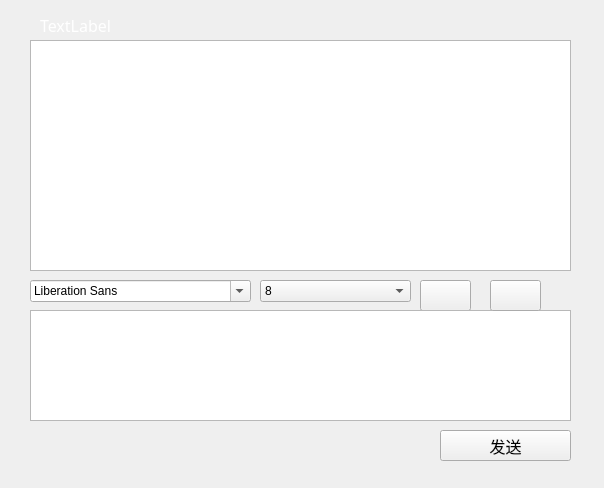
<?xml version="1.0" encoding="UTF-8"?>
<ui version="4.0">
 <class>chat</class>
 <widget class="QWidget" name="chat">
  <property name="geometry">
   <rect>
    <x>0</x>
    <y>0</y>
    <width>604</width>
    <height>488</height>
   </rect>
  </property>
  <property name="windowTitle">
   <string>Form</string>
  </property>
  <widget class="QLabel" name="friendlabel">
   <property name="geometry">
    <rect>
     <x>40</x>
     <y>10</y>
     <width>201</width>
     <height>31</height>
    </rect>
   </property>
   <property name="font">
    <font>
     <family>微软雅黑</family>
     <pointsize>12</pointsize>
    </font>
   </property>
   <property name="text">
    <string>&lt;html&gt;&lt;head/&gt;&lt;body&gt;&lt;p&gt;&lt;span style=&quot; color:#ffffff;&quot;&gt;TextLabel&lt;/span&gt;&lt;/p&gt;&lt;/body&gt;&lt;/html&gt;</string>
   </property>
  </widget>
  <widget class="QPushButton" name="sendbutton">
   <property name="geometry">
    <rect>
     <x>440</x>
     <y>430</y>
     <width>131</width>
     <height>31</height>
    </rect>
   </property>
   <property name="font">
    <font>
     <family>微软雅黑</family>
     <pointsize>12</pointsize>
    </font>
   </property>
   <property name="text">
    <string>发送</string>
   </property>
  </widget>
  <widget class="QComboBox" name="sizebox">
   <property name="geometry">
    <rect>
     <x>260</x>
     <y>280</y>
     <width>151</width>
     <height>22</height>
    </rect>
   </property>
   <item>
    <property name="text">
     <string>8</string>
    </property>
   </item>
   <item>
    <property name="text">
     <string>9</string>
    </property>
   </item>
   <item>
    <property name="text">
     <string>10</string>
    </property>
   </item>
   <item>
    <property name="text">
     <string>11</string>
    </property>
   </item>
   <item>
    <property name="text">
     <string>12</string>
    </property>
   </item>
   <item>
    <property name="text">
     <string>13</string>
    </property>
   </item>
   <item>
    <property name="text">
     <string>14</string>
    </property>
   </item>
  </widget>
  <widget class="QFontComboBox" name="fontbox">
   <property name="geometry">
    <rect>
     <x>30</x>
     <y>280</y>
     <width>221</width>
     <height>22</height>
    </rect>
   </property>
  </widget>
  <widget class="QTextBrowser" name="hismessage">
   <property name="geometry">
    <rect>
     <x>30</x>
     <y>40</y>
     <width>541</width>
     <height>231</height>
    </rect>
   </property>
  </widget>
  <widget class="QToolButton" name="colorbutton">
   <property name="geometry">
    <rect>
     <x>420</x>
     <y>280</y>
     <width>51</width>
     <height>31</height>
    </rect>
   </property>
   <property name="whatsThis">
    <string>&lt;html&gt;&lt;head/&gt;&lt;body&gt;&lt;p&gt;&lt;img src=&quot;:/image/color.png&quot;/&gt;&lt;/p&gt;&lt;/body&gt;&lt;/html&gt;</string>
   </property>
   <property name="text">
    <string/>
   </property>
   <property name="icon">
    <iconset resource="qqimage.qrc">
     <normaloff>:/image/color.png</normaloff>:/image/color.png</iconset>
   </property>
  </widget>
  <widget class="QTextEdit" name="message">
   <property name="geometry">
    <rect>
     <x>30</x>
     <y>310</y>
     <width>541</width>
     <height>111</height>
    </rect>
   </property>
  </widget>
  <widget class="QPushButton" name="sendtoallbutton">
   <property name="geometry">
    <rect>
     <x>490</x>
     <y>280</y>
     <width>51</width>
     <height>31</height>
    </rect>
   </property>
   <property name="text">
    <string/>
   </property>
   <property name="icon">
    <iconset resource="qqimage.qrc">
     <normaloff>:/image/sendall.png</normaloff>:/image/sendall.png</iconset>
   </property>
  </widget>
 </widget>
 <resources>
  <include location="qqimage.qrc"/>
 </resources>
 <connections/>
</ui>
